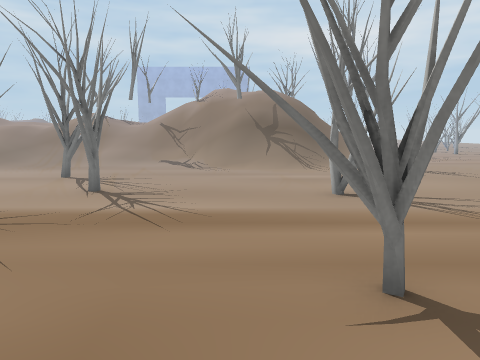
view 1 (above)

24 first-person views from a walk through a scene from a Unity 3-D project. The camera is 1.5 m above the floor, tilts 8° down and sees 70° across. The floor is counted in squares, 1 m on a side. Each view is taken from the middle of a square. On the plan, view 1 faces up. The plan holds only what a view shows up to about 16 squares ahead; the rest is blank. The place goes on beyond the plan. Some surface patterns are stand-ins.

view 2
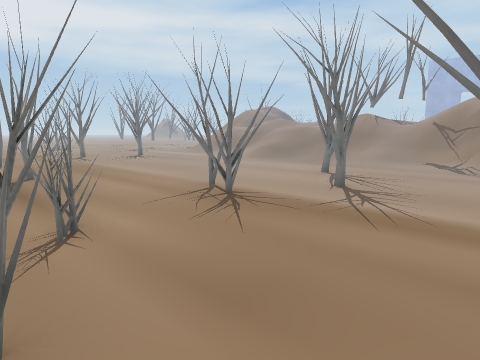

view 3
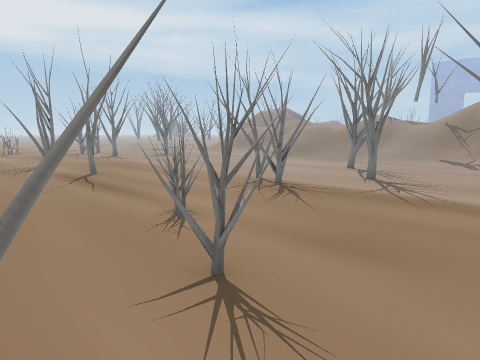

view 4
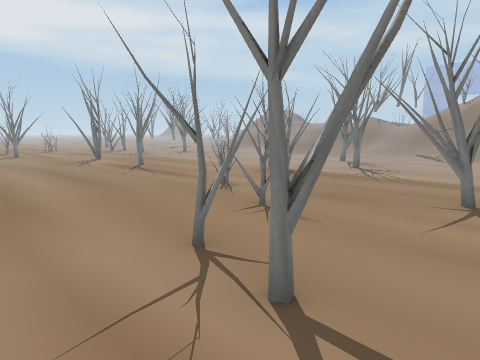

view 5
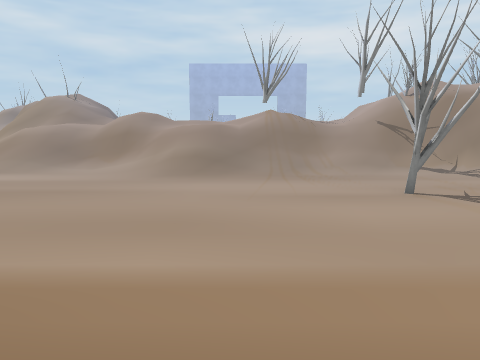

view 6
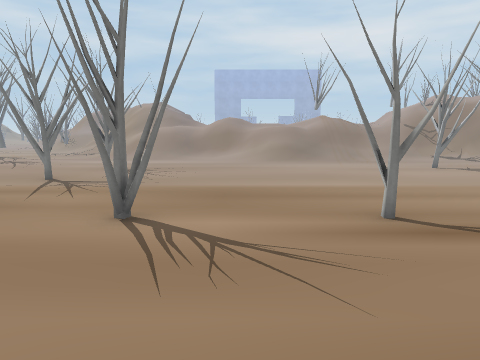

view 7
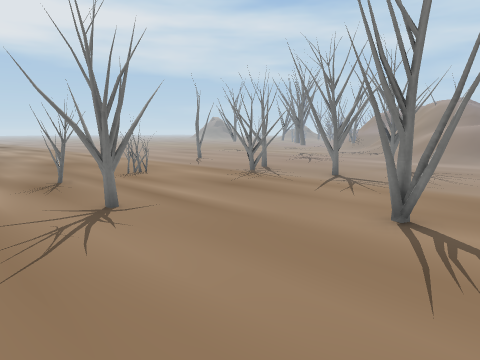

view 8
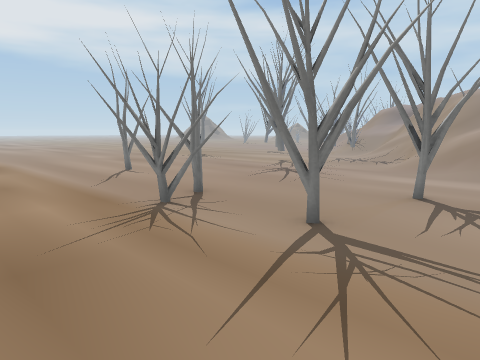

view 9
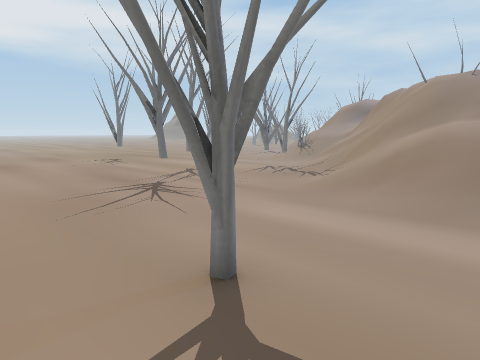

view 10
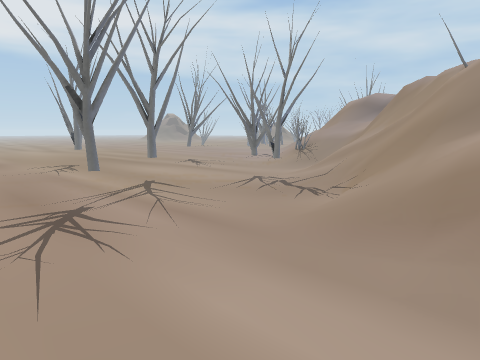

view 11
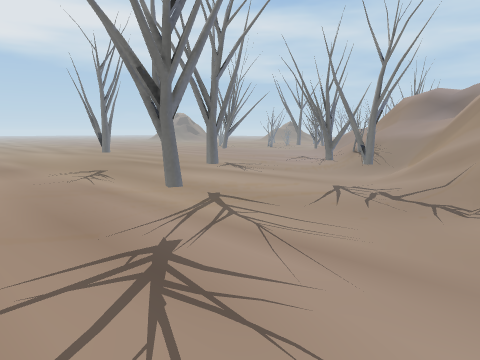

view 12
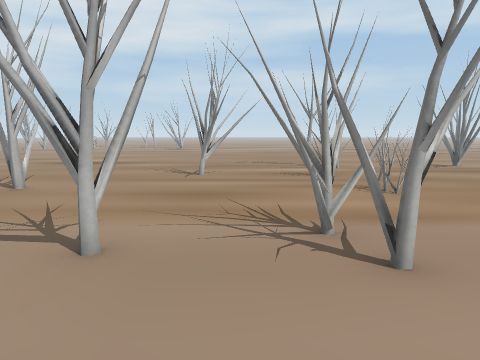

view 13
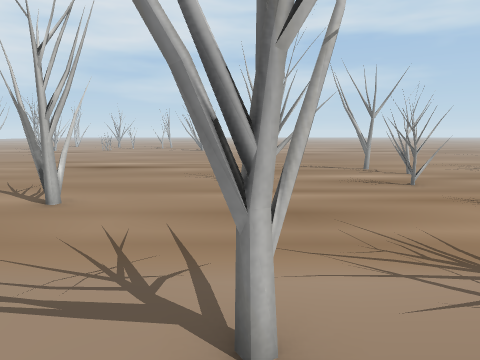

view 14
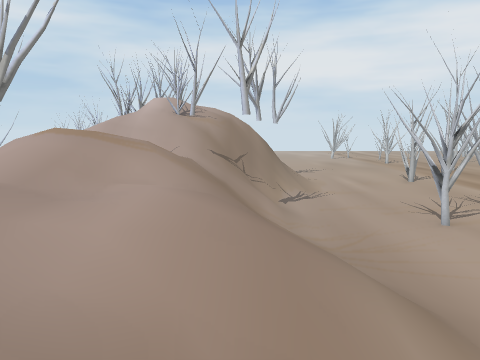

view 15
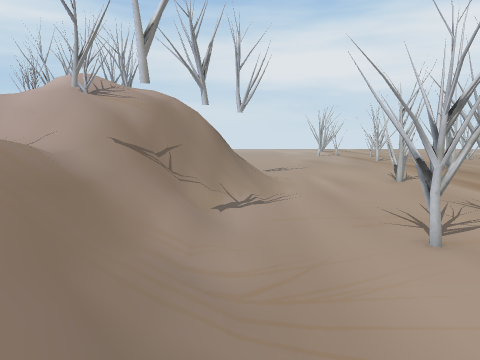

view 16
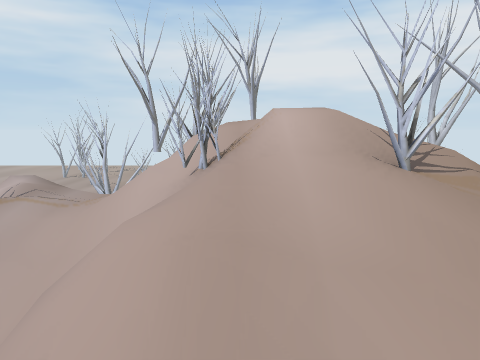

view 17
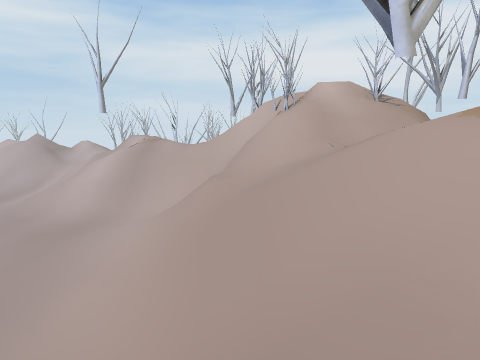

view 18
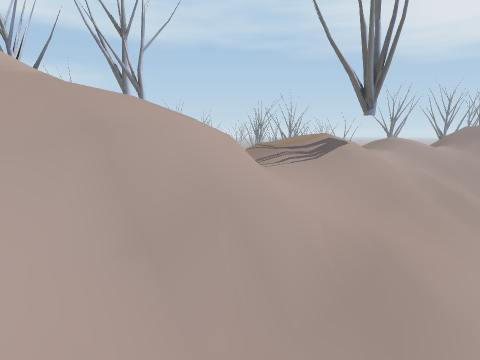

view 19
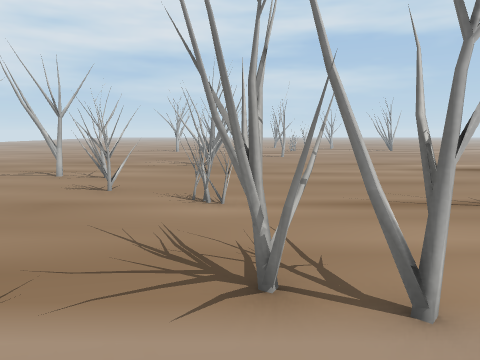

view 20
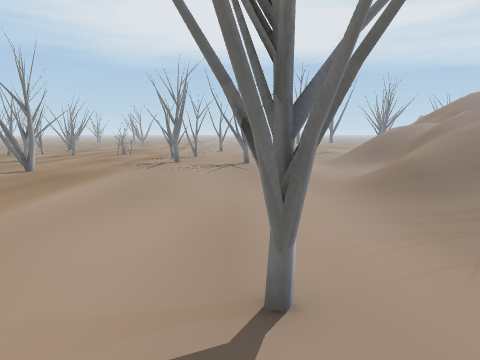

view 21
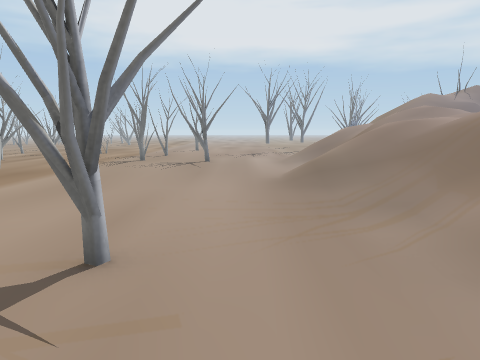

view 22
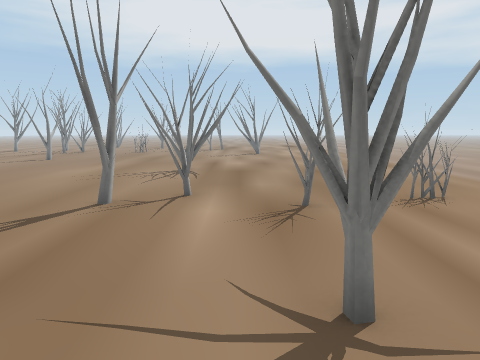

view 23
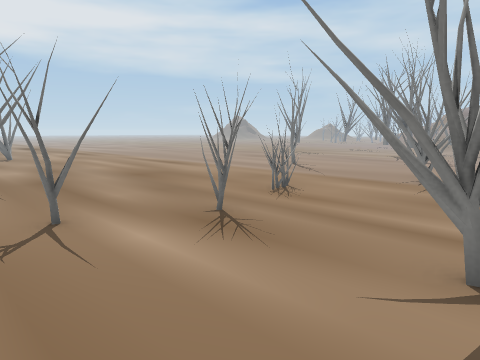

view 24
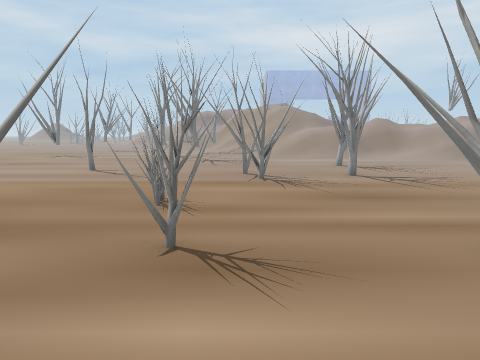

### Floor plan
Key: @ floor where view 1 was taken; # wall or solid block; x gap in a wall; . main floor; : floor 1.75 m higher than the main floor; + floor 2 m higher than the main floor; * floor 2.25 m higher than the main floor; % floor 4 m higher than the main floor; / step, stairs or slope; = window, fence, low wall or low ledge; v drop or lower ground; T tree; O other object.
Columns run from 32 left of view 1 to 3 right of it. Each row starts with its distance up from view 1.
 26   OTT//=//             .......//////
 25 ../TT//=///T           .//////////:/
 24 ....//////T           /////////////
 23 ....../////// /= ////////////==/// T
 22 ......//////////////////T//////T//TT
 21 .....TT///////// //////TT*+////T//
 20 ........///////  //++////////TT%
 19 .........////////////////////TT///
 18 ...T......//////////::////////////
 17 ..........///////////////////xvTT/
 16 ...........//////////////////==##=//
 15 .....TT......//...///////....//===//
 14 ................................////
 13 ....................................
 12 ...........................T........
 11 ............TT............TT........
 10 ..T.................................
  9 ..T.........................T.......
  8 ........TT..T...............T.....TT
  7 ........TT.................T........
  6 ........T................TTT........
  5 ..........................TT........
  4 ......T.............................
  3 ......TT........T...TT...........TT.
  2 ................TT.........TT....T.
  1 .......T...T................T.TT...
  0 .......TT.TT..................TT@..
 -1 ...................................
 -2 TT....TT........................T...
 -3 TT...............................T..
 -4 .T.....T............................
 -5 ...........  .............. ........

Positions as (right, up) in squares from view 1, and headings:
1: (0, 0), facing up
2: (1, 0), facing up-left
3: (1, -2), facing up-left
4: (3, -5), facing up-left
5: (-10, 3), facing up
6: (-14, -3), facing up
7: (-14, -3), facing up-left
8: (-17, 3), facing up-left
9: (-17, 9), facing up-left
10: (-19, 12), facing up-left
11: (-22, 12), facing up-left
12: (-22, 12), facing down
13: (-20, 10), facing down
14: (-15, 17), facing right
15: (-12, 15), facing right
16: (-6, 21), facing right
17: (-12, 23), facing right
18: (-1, 25), facing down-left
19: (-5, 9), facing down
20: (-3, 11), facing left
21: (-2, 13), facing left
22: (-18, -1), facing left
23: (-20, -4), facing up-left
24: (-24, -4), facing up
